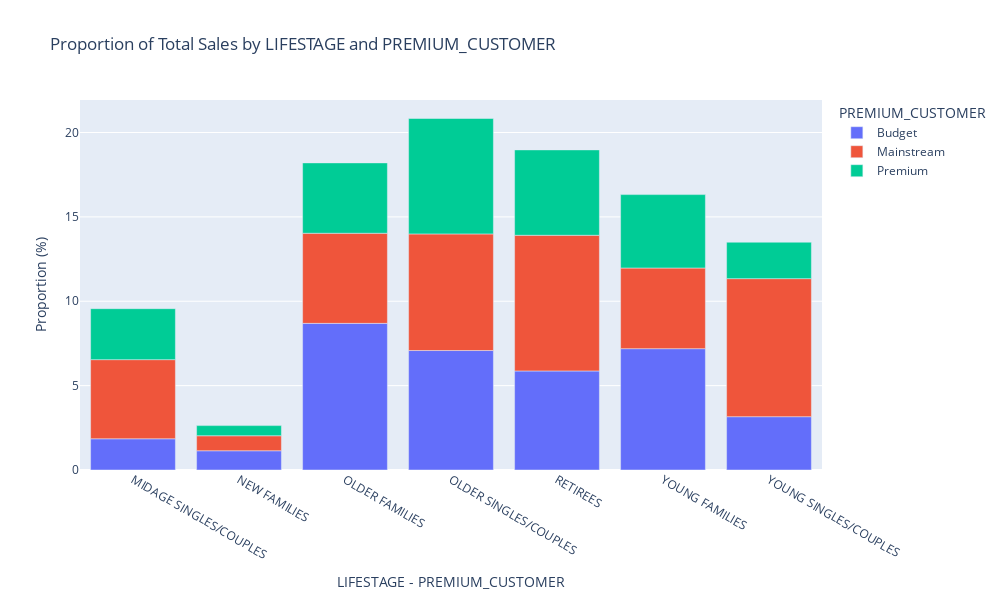

Notebook code cell kept with this figure:
### Markdown cell above
The majority of sales comes from the Mainstream segment, followed closely by the Budget segment, while the Premium segment, despite its smaller share, remains impactful. The presence of the Premium segment highlights a market opportunity for upscale product development, suggesting that investing in this area could yield significant returns.

### Code cell
# Proportion of total sales by 'LIFESTAGE' and 'PREMIUM_CUSTOMER'
fig = px.bar(sales_data, x='LIFESTAGE', y='PROPORTION', color='PREMIUM_CUSTOMER', title='Proportion of Total Sales by LIFESTAGE and PREMIUM_CUSTOMER', width=1000, height=600)
fig.update_layout(xaxis_title='LIFESTAGE - PREMIUM_CUSTOMER', yaxis_title='Proportion (%)')
fig.show()

### Figure 1 — Plotly figure (JSON) as saved in the notebook; plotly's stock layout.template omitted (floating-point values rounded to 4 significant figures)
{"data": [{"alignmentgroup": "True", "hovertemplate": "PREMIUM_CUSTOMER=Budget<br>LIFESTAGE=%{x}<br>PROPORTION=%{y}<extra></extra>", "legendgroup": "Budget", "marker": {"color": "#636efa", "pattern": {"shape": ""}}, "name": "Budget", "offsetgroup": "Budget", "orientation": "v", "showlegend": true, "textposition": "auto", "type": "bar", "x": ["MIDAGE SINGLES/COUPLES", "NEW FAMILIES", "OLDER FAMILIES", "OLDER SINGLES/COUPLES", "RETIREES", "YOUNG FAMILIES", "YOUNG SINGLES/COUPLES"], "xaxis": "x", "y": [1.85, 1.14, 8.69, 7.08, 5.87, 7.19, 3.16], "yaxis": "y"}, {"alignmentgroup": "True", "hovertemplate": "PREMIUM_CUSTOMER=Mainstream<br>LIFESTAGE=%{x}<br>PROPORTION=%{y}<extra></extra>", "legendgroup": "Mainstream", "marker": {"color": "#EF553B", "pattern": {"shape": ""}}, "name": "Mainstream", "offsetgroup": "Mainstream", "orientation": "v", "showlegend": true, "textposition": "auto", "type": "bar", "x": ["MIDAGE SINGLES/COUPLES", "NEW FAMILIES", "OLDER FAMILIES", "OLDER SINGLES/COUPLES", "RETIREES", "YOUNG FAMILIES", "YOUNG SINGLES/COUPLES"], "xaxis": "x", "y": [4.69, 0.89, 5.34, 6.91, 8.04, 4.78, 8.18], "yaxis": "y"}, {"alignmentgroup": "True", "hovertemplate": "PREMIUM_CUSTOMER=Premium<br>LIFESTAGE=%{x}<br>PROPORTION=%{y}<extra></extra>", "legendgroup": "Premium", "marker": {"color": "#00cc96", "pattern": {"shape": ""}}, "name": "Premium", "offsetgroup": "Premium", "orientation": "v", "showlegend": true, "textposition": "auto", "type": "bar", "x": ["MIDAGE SINGLES/COUPLES", "NEW FAMILIES", "OLDER FAMILIES", "OLDER SINGLES/COUPLES", "RETIREES", "YOUNG FAMILIES", "YOUNG SINGLES/COUPLES"], "xaxis": "x", "y": [3.02, 0.6, 4.17, 6.84, 5.06, 4.35, 2.16], "yaxis": "y"}], "layout": {"barmode": "relative", "height": 600, "legend": {"title": {"text": "PREMIUM_CUSTOMER"}, "tracegroupgap": 0}, "title": {"text": "Proportion of Total Sales by LIFESTAGE and PREMIUM_CUSTOMER"}, "width": 1000, "xaxis": {"anchor": "y", "domain": [0, 1], "title": {"text": "LIFESTAGE - PREMIUM_CUSTOMER"}}, "yaxis": {"anchor": "x", "domain": [0, 1], "title": {"text": "Proportion (%)"}}}}
